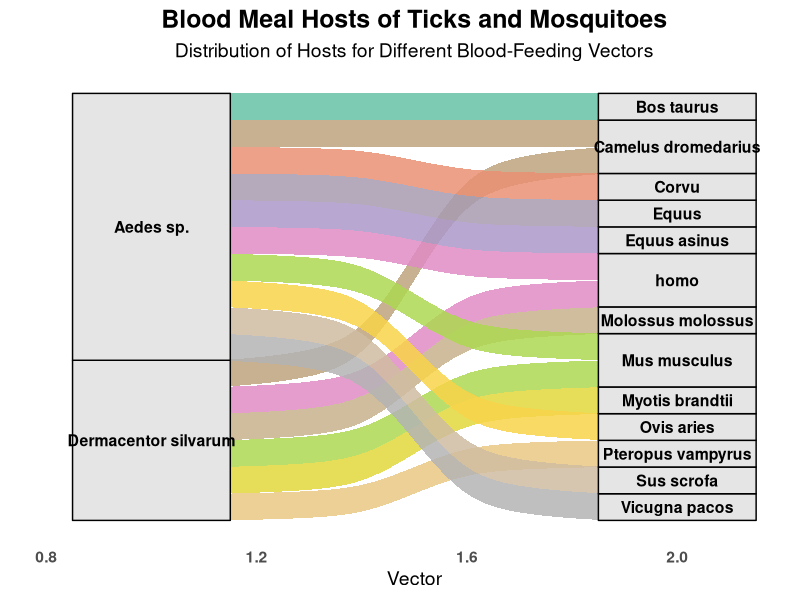

Write R code to recreate this figure.
# Author: Wang Linglong
# Public release script derived from: 5\血餐.txt
# Purpose: reproduce the corresponding analysis/figure in the manuscript.
#
# Input files should be placed under data/public_figures/.
# Override input/output locations if needed:
#   Sys.setenv(JEV_FIGURE_INPUT_DIR = "/path/to/input")
#   Sys.setenv(JEV_FIGURE_OUTPUT_DIR = "/path/to/output")

args <- commandArgs(trailingOnly = FALSE)
file_arg <- "--file="
script_path <- sub(file_arg, "", args[grep(file_arg, args)][1])
script_dir <- if (!is.na(script_path)) dirname(normalizePath(script_path, mustWork = FALSE)) else getwd()
release_root <- normalizePath(file.path(script_dir, "..", ".."), mustWork = FALSE)
input_dir <- Sys.getenv("JEV_FIGURE_INPUT_DIR", file.path(release_root, "data", "public_figures"))
output_dir <- Sys.getenv("JEV_FIGURE_OUTPUT_DIR", file.path(release_root, "results", "public_figures"))
dir.create(output_dir, recursive = TRUE, showWarnings = FALSE)
public_file <- function(...) file.path(input_dir, ...)
public_output <- function(...) file.path(output_dir, ...)
# 安装并加载必要的库
install.packages("ggplot2")
install.packages("ggalluvial")
install.packages("RColorBrewer")
library(ggplot2)
library(ggalluvial)
library(RColorBrewer)

# 构造数据
data <- data.frame(
  vector = c(rep("Dermacentor silvarum", 6), rep("Aedes sp.", 10)),  # 蜱虫 or 蚊子
  host_species = c("homo", "Pteropus vampyrus", "Myotis brandtii", "Molossus molossus", 
                   "Camelus dromedarius", "Mus musculus",
                   "Vicugna pacos", "Bos taurus", "Ovis aries", "Sus scrofa", 
                   "Equus", "Camelus dromedarius", "Mus musculus", "homo", 
                   "Corvu", "Equus asinus")
)

# 生成足够的颜色
num_colors <- length(unique(data$host_species))  # 计算需要的颜色数量
color_palette <- colorRampPalette(brewer.pal(8, "Set2"))(num_colors)  # 生成足够颜色

# 绘制桑基图
p <- ggplot(data, aes(axis1 = vector, axis2 = host_species)) +
  geom_alluvium(aes(fill = host_species), width = 0.25, alpha = 0.85, knot.pos = 0.4) +  # 平滑流动线
  geom_stratum(width = 0.3, fill = "gray90", color = "black") +  # 让分类更清晰
  geom_text(stat = "stratum", aes(label = after_stat(stratum)), size = 4, fontface = "bold") +  # 增大字体
  scale_fill_manual(values = color_palette) +  # 使用高质量配色
  theme_minimal(base_size = 14) +  # 增加基础字体大小
  labs(title = "Blood Meal Hosts of Ticks and Mosquitoes",
       subtitle = "Distribution of Hosts for Different Blood-Feeding Vectors",
       x = "Vector", y = "") +
  theme(
    legend.position = "none", 
    axis.text.y = element_blank(),  # 移除 y 轴刻度
    panel.grid.major = element_blank(), 
    panel.grid.minor = element_blank(),
    plot.title = element_text(hjust = 0.5, face = "bold", size = 18),  # 标题居中
    plot.subtitle = element_text(hjust = 0.5, size = 14),  # 副标题居中
    axis.text.x = element_text(face = "bold")  # 突出 X 轴信息
  )

# 保存高分辨率图片 (1200 DPI)
output_path <- public_output("Sankey_Plot.png")  # macOS/Linux桌面路径
# output_path <- public_output("Sankey_Plot.png")
ggsave(output_path, plot = p, dpi = 1200, width = 10, height = 6, units = "in", device = "png")

# 提示输出路径
print(paste("图片已保存至:", output_path))
